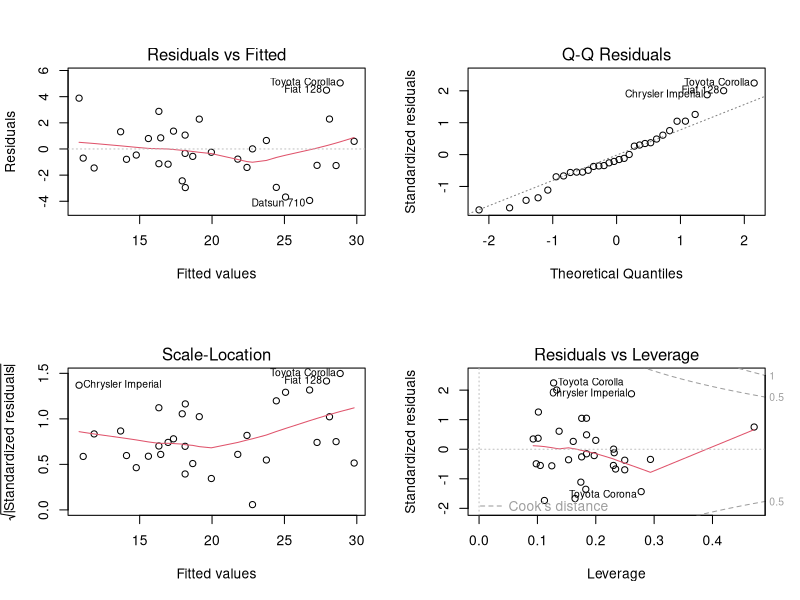

Reproduce this figure in R.
## ---- chunk 1
data(mtcars)
str(mtcars)
## ---- chunk 2
mtcars$gear <- factor(mtcars$gear,levels=c(3,4,5),labels=c("3gears","4gears","5gears"))
mtcars$cyl <- factor(mtcars$cyl,levels=c(4,6,8),labels=c("4cyl","6cyl","8cyl")) 
mtcars$am <- factor(mtcars$am,levels=c(0,1),labels=c("Automatic","Manual"))
mtcars$vs <- factor(mtcars$vs)
mtcars$carb <- factor(mtcars$carb)
## ---- chunk 3
bestmodel <- step(lm(mpg ~ ., data = mtcars), direction = "both")
summary(bestmodel)
## ---- chunk 4
leverage <- hatvalues(bestmodel)
tail(sort(leverage),3)
## ---- chunk 5
influential <- dfbetas(bestmodel)
tail(sort(influential[,6]),3)
## ---- chunk 6
par(mfrow=c(2, 2))
plot(bestmodel)
